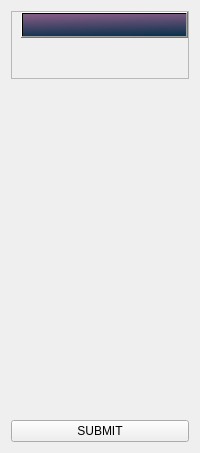
                         <widget class="QWidget" name="scrollAreaWidgetContents_2">
                          <property name="geometry">
                           <rect>
                            <x>0</x>
                            <y>0</y>
                            <width>200</width>
                            <height>453</height>
                           </rect>
                          </property>
                          <layout class="QVBoxLayout" name="verticalLayout_8">
                           <item alignment="Qt::AlignTop">
                            <widget class="QFrame" name="frame_9">
                             <property name="toolTip">
                              <string>push</string>
                             </property>
                             <property name="toolTipDuration">
                              <number>0</number>
                             </property>
                             <property name="styleSheet">
                              <string notr="true">QPushButton{
	color: rgb(255, 255, 255);
	background-color: qlineargradient(spread:pad, x1:0.524118, y1:0, x2:0.671, y2:1, stop:0 #7f5a83, stop:1 #0d324d);
	padding: 5px 7px;

}

QToolTip
 {
      background: white;
	color: rgb(255, 255, 255);
    }

</string>
                             </property>
                             <property name="frameShape">
                              <enum>QFrame::StyledPanel</enum>
                             </property>
                             <property name="frameShadow">
                              <enum>QFrame::Raised</enum>
                             </property>
                             <layout class="QVBoxLayout" name="verticalLayout_14">
                              <property name="spacing">
                               <number>5</number>
                              </property>
                              <property name="topMargin">
                               <number>0</number>
                              </property>
                              <property name="rightMargin">
                               <number>0</number>
                              </property>
                              <property name="bottomMargin">
                               <number>0</number>
                              </property>
                              <item>
                               <widget class="QPushButton" name="pushButton_2">
                                <property name="styleSheet">
                                 <string notr="true">QPushButton{
	color: rgb(255, 255, 255);
	background-color: qlineargradient(spread:pad, x1:0.524118, y1:0, x2:0.671, y2:1, stop:0 #7f5a83, stop:1 #0d324d);
	padding: 5px 7px;

}
QPushButton:hover {
	background-color: rgb(44, 49, 60)
}
QPushButton:pressed {	
	background-color: rgb(44, 49, 60);
	color: rgb(6, 6, 6);
}
</string>
                                </property>
                                <property name="text">
                                 <string/>
                                </property>
                               </widget>
                              </item>
                              <item>
                               <spacer name="verticalSpacer">
                                <property name="orientation">
                                 <enum>Qt::Vertical</enum>
                                </property>
                                <property name="sizeHint" stdset="0">
                                 <size>
                                  <width>20</width>
                                  <height>40</height>
                                 </size>
                                </property>
                               </spacer>
                              </item>
                             </layout>
                            </widget>
                           </item>
                           <item>
                            <widget class="QPushButton" name="pushButton_4">
                             <property name="text">
                              <string>SUBMIT</string>
                             </property>
                             <property name="icon">
                              <iconset>
                               <normaloff>../icons/16x16/cil-save.png</normaloff>../icons/16x16/cil-save.png</iconset>
                             </property>
                            </widget>
                           </item>
                          </layout>
                         </widget>
